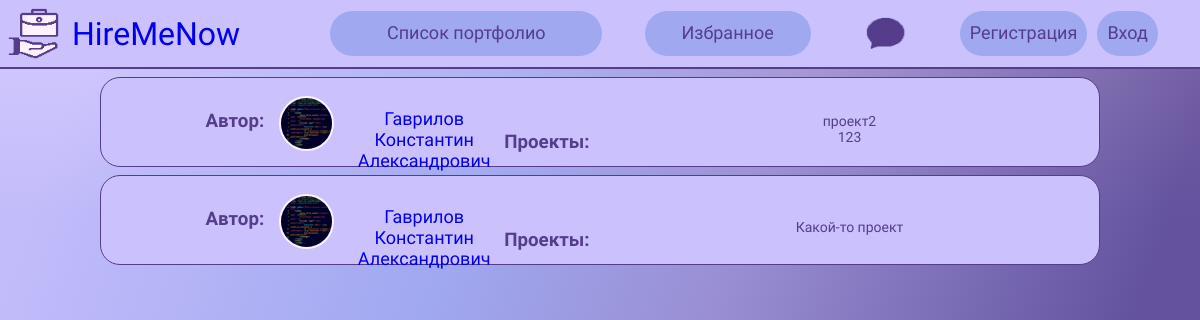
Screenshot of /portfolio-list/ with the database file from the repository.
### mainApp/models.py (models this page shows, shortened)
class userProfile(models.Model):
    user = models.OneToOneField(User, null=True, on_delete=models.CASCADE)
    resume = models.FileField(upload_to='files/', validators=[FileExtensionValidator(allowed_extensions=['pdf'])],
                              blank=True)
    avatar = models.ImageField(upload_to='images/', default='../static/img/profile.png',
                               validators=[FileExtensionValidator(allowed_extensions=['png', 'jpg', 'jpeg'])],
                               blank=True)
    fullName = models.CharField(max_length=100, blank=False, default='ИмяПользователя')
    education = models.CharField(max_length=100, blank=False, default='похоже, тут ничего нет...')
    edu_base = models.CharField(max_length=100, blank=False, default='похоже, тут ничего нет...')
    contacts = models.CharField(max_length=250, blank=False, default='похоже, тут ничего нет...')
    level = models.CharField(max_length=100, blank=False, default='похоже, тут ничего нет...')
    chars = models.CharField(max_length=150, blank=False, default='похоже, тут ничего нет...')
    exp = models.CharField(max_length=200, blank=False, default='похоже, тут ничего нет...')

class Portfolio(models.Model):
    user = models.ForeignKey(User, on_delete=models.SET_NULL, null=True)
    name = models.CharField(max_length=150, blank=False, default="Какой-то проект")
    image = models.ImageField(upload_to='images/', default='../static/img/photo404.jpg', validators=[FileExtensionValidator(allowed_extensions=['png', 'jpg', 'jpeg'])], blank=True)
    description = models.CharField(max_length=2000, blank=False, default="Описание какого-то проекта")
    link = models.CharField(max_length=250, blank=True, default="Какая-то ссылка")
    created = models.DateTimeField(auto_now_add=True)
    class Meta:
        ordering = ['-created']

### mainApp/views.py (the view)
# urls.py: path('portfolio-list/', views.portfolios_list, name='portfolio-list'),
def portfolios_list(request):
    userProfiles = userProfile.objects.all()
    portfolios = Portfolio.objects.all()
    context = {
        'projects' : portfolios,
        'profiles' : userProfiles
    }
    return render(request, 'portfolio-list.html', context)

### templates/portfolio-list.html (shortened to what this page needs)
{% load static %}
<!DOCTYPE html>
<html lang="ru" dir="ltr">
  <head>
    <link rel="stylesheet" href="{% static 'css/portfolio-list.css' %}">
    <link rel="stylesheet" href="{% static 'css/no_underline.css' %}">
  </head>
  <body>
    <div id="nav-bar">
		<a href="{% url 'home' %}" id="header">
			<img id="main-logo" src="{% static 'img/logo.png'%}" alt="logo">
			<h1 id="name">HireMeNow</h1>
		</a>
		<div id="buttons">
			<a href="{% url 'portfolio-list' %}" class="btn" id="portfolio-list">Список портфолио</a>
			<a href="{% url 'favorite' %}" class="btn" id="favorite">Избранное</a>
			<a href="{% url 'chat_template' %}" id="chat">
			<img src="{% static 'img/chat.png' %}" width="65px" alt="chat">
			</a>
            {% if user.is_authenticated %}
            <div id="enter">
				<a href="{% url 'profile' request.user.username %}" class="btn" id="profile"><img id="profile-picture" src="{% static 'img/profile.png' %}" width="40px">Профиль</a>
				<a href="{% url 'logout' %}" class="btn" id="logout">Выйти</a>
			</div>
            {% else %}
			<div id="enter">
				<a href="{% url 'register' %}" class="btn" id="reg">Регистрация</a>
				<a href="{% url 'login' %}" class="btn" id="log">Вход</a>
			</div>
            {% endif %}
		</div>
	</div>
    <div class="holder">
    {% for profile in profiles %}
        <div class="project">
              <div class="info">
                    <div class="username">
                        <h3 class="creator">Автор:</h3>
                        <img src="{{ profile.avatar.url }}" width="55px" height="55px" class="mini-profile">
                        <a class="name" href="{% url 'profile' profile.user.username %}">{{ profile.fullName }}</a>
                    </div>
                    <h3 class="products">Проекты:</h3>
                    <div class="projects-list">
                      <ul class="list">
                          {% for project in projects %}
                              {% if project.user == profile.user %}
                                  <li>{{ project.name }}</li>
                              {% endif %}
                          {% endfor %}
                      </ul>
                   </div>
              </div>
        </div>
  {% endfor %}
    </div>
    </body>
</html>

### static/css/portfolio-list.css (style rules this page uses)
* { margin: 0; padding: 0; box-sizing: border-box; font-family: 'Comfortaa'; }
body { width: 100%; height: 100%; background: linear-gradient(110.2deg, rgba(203, 193, 253, 0.8) 7%, rgba(160, 168, 240, 0.8) 36.37%, rgba(151, 135, 203, 0.8) 55.83%, rgba(85, 61, 139, 0.8) 83.36%), linear-gradient(180.21deg, #FEF2FF 0.19%, #A0A8F0 27.03%);; overflow: hidden; background-repeat: no-repeat; background-attachment: fixed; overflow-y: scroll; color: #553d8b; }
#header { display: flex; align-items: center; justify-content: left; gap: 5px; }
#nav-bar { display: flex; width: 100%; align-items: center; flex-direction: row; background: #CBC1FD; border-bottom: 2px solid #553D8B; }
#buttons { width: 100%; display: flex; justify-content: space-evenly; }
#main-logo { width: 67px; height: 67px; }
#name { position: flex; display: flex; width: 216px; height: 40px; font-weight: 400; font-size: 32px; line-height: 40px; }
.btn { display: flex; flex-direction: row; justify-content: center; align-items: center; padding: 10px; background: #A0A8F0; border-radius: 25px; font-weight: 400; font-size: 18px; line-height: 22px; text-align: center; border: none; height: 45.83px; color: #553d8b; }
#portfolio-list { width: 272.41px; cursor: pointer; }
#favorite { width: 166.02px; cursor: pointer; }
#chat { display: flex; align-items: center; height: 45px; border: none; border-radius: 50%; cursor: pointer; background: #CBC1FD; }
#enter { display: flex; flex-direction: row; gap: 10px; }
::placeholder { color: #553D8B; }
.project { margin: 8px auto; background-color: #CBC1FD; width: 1000px; height: 90px; border-radius: 20px; border: 1px solid #553D8B; }
.info { display: flex; flex-direction: row; align-items: center; text-align: center; justify-content: center; padding: 4px; }
.username { padding: 5px; display: flex; flex-direction: row; justify-content: space-evenly; margin-top: 9px; margin-right: 0px; }
.mini-profile { border: 2px solid#FEF2FF; border-radius: 50%; }
.creator { margin-right: 15px; margin-top: 14px; }
.name { font-size: 18px; font-weight: 400; margin-left: 15px; margin-top: 12px; width: 150px; }
.projects-list { display: flex; flex-direction: row; margin-left: 80px; }
.products { margin-top: 26px; margin-right: 30px; }
li { width: 300px; font-size: 14px; }
.list { list-style-type: none; }

### static/css/no_underline.css (style rules this page uses)
a { text-decoration: none; }

### rows the page displays
userProfile: avatar (picture), fullName "Гаврилов Константин Александрович"
Portfolio: name "проект2"
Portfolio: name "123"
userProfile: avatar (picture), fullName "Гаврилов Константин Александрович"
Portfolio: name "Какой-то проект"
